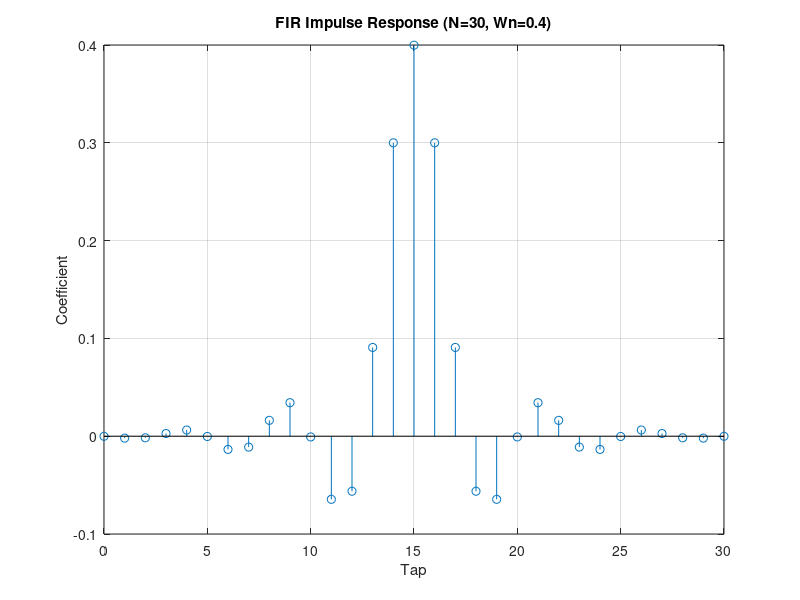
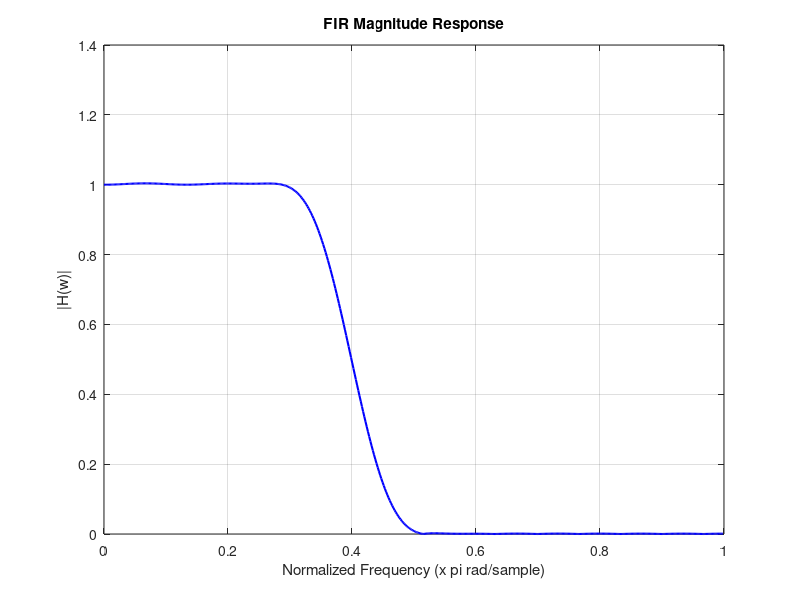

Here is the MATLAB script that generated these plots, in order:
% FIR Filter — Design a lowpass FIR with fir1
% Compare the filter impulse response and frequency response.
clear
close all

% 30-tap lowpass FIR, cutoff at 0.4*Nyquist
N = 30;
b = fir1(N, 0.4);

% Impulse response
figure(1)
stem(0:N, b)
title('FIR Impulse Response (N=30, Wn=0.4)')
xlabel('Tap')
ylabel('Coefficient')
grid on

% Frequency response
[H, W] = freqz(b, [1], 512);

figure(2)
plot(W/pi, abs(H), 'b-', 'LineWidth', 1.5)
title('FIR Magnitude Response')
xlabel('Normalized Frequency (x pi rad/sample)')
ylabel('|H(w)|')
grid on
